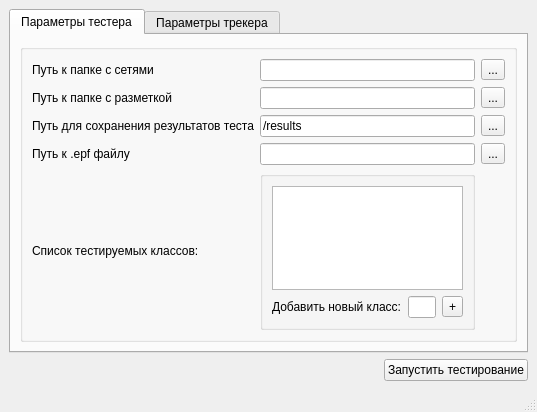
<?xml version="1.0" encoding="UTF-8"?>
<ui version="4.0">
 <class>MainWindow</class>
 <widget class="QMainWindow" name="MainWindow">
  <property name="geometry">
   <rect>
    <x>0</x>
    <y>0</y>
    <width>537</width>
    <height>407</height>
   </rect>
  </property>
  <property name="minimumSize">
   <size>
    <width>0</width>
    <height>0</height>
   </size>
  </property>
  <property name="windowTitle">
   <string>MainWindow</string>
  </property>
  <widget class="QWidget" name="centralwidget">
   <layout class="QVBoxLayout" name="verticalLayout">
    <item>
     <widget class="QTabWidget" name="tabWidget">
      <property name="layoutDirection">
       <enum>Qt::LeftToRight</enum>
      </property>
      <property name="currentIndex">
       <number>0</number>
      </property>
      <widget class="QWidget" name="tab">
       <attribute name="title">
        <string>Параметры тестера</string>
       </attribute>
       <layout class="QVBoxLayout" name="verticalLayout_2">
        <item>
         <widget class="QGroupBox" name="groupBox">
          <property name="title">
           <string/>
          </property>
          <property name="checkable">
           <bool>false</bool>
          </property>
          <layout class="QGridLayout" name="gridLayout">
           <item row="3" column="2">
            <widget class="QToolButton" name="toolButton_select_path_to_epf_file">
             <property name="text">
              <string>...</string>
             </property>
            </widget>
           </item>
           <item row="3" column="1">
            <widget class="QLineEdit" name="lineEdit_path_to_epf_file">
             <property name="readOnly">
              <bool>true</bool>
             </property>
            </widget>
           </item>
           <item row="3" column="0">
            <widget class="QLabel" name="label_5">
             <property name="text">
              <string>Путь к .epf файлу</string>
             </property>
            </widget>
           </item>
           <item row="1" column="0">
            <widget class="QLabel" name="label_2">
             <property name="text">
              <string>Путь к папке с разметкой</string>
             </property>
            </widget>
           </item>
           <item row="1" column="1">
            <widget class="QLineEdit" name="lineEdit_to_markup_dir">
             <property name="readOnly">
              <bool>true</bool>
             </property>
            </widget>
           </item>
           <item row="0" column="0">
            <widget class="QLabel" name="label">
             <property name="text">
              <string>Путь к папке с сетями</string>
             </property>
            </widget>
           </item>
           <item row="1" column="2">
            <widget class="QToolButton" name="toolButton_select_markup_dir">
             <property name="text">
              <string>...</string>
             </property>
            </widget>
           </item>
           <item row="2" column="2">
            <widget class="QToolButton" name="toolButton_select_result_dir">
             <property name="text">
              <string>...</string>
             </property>
            </widget>
           </item>
           <item row="0" column="1">
            <widget class="QLineEdit" name="lineEdit_to_networks_dir">
             <property name="readOnly">
              <bool>true</bool>
             </property>
            </widget>
           </item>
           <item row="2" column="1">
            <widget class="QLineEdit" name="lineEdit_to_result_dir">
             <property name="text">
              <string>/results</string>
             </property>
             <property name="readOnly">
              <bool>true</bool>
             </property>
            </widget>
           </item>
           <item row="0" column="2">
            <widget class="QToolButton" name="toolButton_select_networks_dir">
             <property name="text">
              <string>...</string>
             </property>
            </widget>
           </item>
           <item row="2" column="0">
            <widget class="QLabel" name="label_3">
             <property name="text">
              <string>Путь для сохранения результатов теста</string>
             </property>
            </widget>
           </item>
           <item row="4" column="0">
            <widget class="QLabel" name="label_4">
             <property name="text">
              <string>Список тестируемых классов:</string>
             </property>
             <property name="buddy">
              <cstring>label_4</cstring>
             </property>
            </widget>
           </item>
           <item row="4" column="1">
            <widget class="QGroupBox" name="groupBox_list_testing_classes">
             <property name="title">
              <string/>
             </property>
             <layout class="QVBoxLayout" name="verticalLayout_5">
              <item>
               <widget class="QListWidget" name="listWidget_list_classes">
                <property name="selectionRectVisible">
                 <bool>false</bool>
                </property>
               </widget>
              </item>
              <item>
               <layout class="QHBoxLayout" name="horizontalLayout_4">
                <item>
                 <widget class="QLabel" name="label_12">
                  <property name="text">
                   <string>Добавить новый класс:</string>
                  </property>
                 </widget>
                </item>
                <item>
                 <widget class="QLineEdit" name="lineEdit_add_new_class"/>
                </item>
                <item>
                 <widget class="QToolButton" name="toolButton_add_class">
                  <property name="text">
                   <string>+</string>
                  </property>
                 </widget>
                </item>
               </layout>
              </item>
             </layout>
            </widget>
           </item>
          </layout>
         </widget>
        </item>
       </layout>
      </widget>
      <widget class="QWidget" name="tab_2">
       <attribute name="title">
        <string>Параметры трекера</string>
       </attribute>
       <layout class="QVBoxLayout" name="verticalLayout_6">
        <item>
         <widget class="QGroupBox" name="groupBox_2">
          <property name="title">
           <string>Параметры трекера</string>
          </property>
          <layout class="QVBoxLayout" name="verticalLayout_7">
           <item>
            <layout class="QGridLayout" name="gridLayout_3">
             <item row="0" column="1">
              <widget class="QLineEdit" name="lineEdit_path_to_siamese_neural_network">
               <property name="readOnly">
                <bool>true</bool>
               </property>
              </widget>
             </item>
             <item row="0" column="0">
              <widget class="QLabel" name="label_10">
               <property name="text">
                <string>Путь к сиамской нейронной сети</string>
               </property>
              </widget>
             </item>
             <item row="0" column="2">
              <widget class="QToolButton" name="toolButton_select_path_to_siamese_neural_network">
               <property name="text">
                <string>...</string>
               </property>
              </widget>
             </item>
            </layout>
           </item>
           <item>
            <layout class="QVBoxLayout" name="verticalLayout_8">
             <item>
              <widget class="QCheckBox" name="checkBox_hide_stationary_objects">
               <property name="text">
                <string>Скрывать неподвижные объекты</string>
               </property>
              </widget>
             </item>
             <item>
              <layout class="QGridLayout" name="gridLayout_4">
               <item row="0" column="0">
                <widget class="QLabel" name="label_7">
                 <property name="text">
                  <string>Чувствительность детектора неподвижных объектов</string>
                 </property>
                </widget>
               </item>
               <item row="0" column="1">
                <widget class="QLineEdit" name="lineEdit_sensitivity_detector_stationary_objects">
                 <property name="text">
                  <string>0.5</string>
                 </property>
                </widget>
               </item>
              </layout>
             </item>
            </layout>
           </item>
           <item>
            <layout class="QGridLayout" name="gridLayout_2">
             <item row="1" column="0">
              <widget class="QLabel" name="label_8">
               <property name="text">
                <string>Минимальное число сработок</string>
               </property>
              </widget>
             </item>
             <item row="1" column="1">
              <widget class="QLineEdit" name="lineEdit_minimum_number_of_earnings">
               <property name="text">
                <string>6</string>
               </property>
              </widget>
             </item>
             <item row="0" column="1">
              <widget class="QLineEdit" name="lineEdit_fps">
               <property name="text">
                <string>13</string>
               </property>
              </widget>
             </item>
             <item row="0" column="0">
              <widget class="QLabel" name="label_6">
               <property name="text">
                <string>Количество кадров трекера (FPS):</string>
               </property>
              </widget>
             </item>
             <item row="2" column="0">
              <widget class="QLabel" name="label_9">
               <property name="text">
                <string>Доверительный порог</string>
               </property>
              </widget>
             </item>
             <item row="2" column="1">
              <widget class="QLineEdit" name="lineEdit_confidence_threshold">
               <property name="text">
                <string>0.3</string>
               </property>
              </widget>
             </item>
            </layout>
           </item>
          </layout>
         </widget>
        </item>
        <item>
         <widget class="QGroupBox" name="groupBox_4">
          <property name="title">
           <string>Использование МОТ</string>
          </property>
          <layout class="QVBoxLayout" name="verticalLayout_9">
           <item>
            <widget class="QCheckBox" name="checkBox_use_MOT">
             <property name="text">
              <string>Использовать MOT вместо ViPER</string>
             </property>
            </widget>
           </item>
           <item>
            <layout class="QHBoxLayout" name="horizontalLayout_2">
             <item>
              <widget class="QLabel" name="label_11">
               <property name="enabled">
                <bool>true</bool>
               </property>
               <property name="text">
                <string>IOU порог</string>
               </property>
              </widget>
             </item>
             <item>
              <widget class="QLineEdit" name="lineEdit_IOU_threshold">
               <property name="enabled">
                <bool>true</bool>
               </property>
               <property name="text">
                <string>0.3</string>
               </property>
              </widget>
             </item>
            </layout>
           </item>
          </layout>
         </widget>
        </item>
       </layout>
      </widget>
     </widget>
    </item>
    <item>
     <layout class="QHBoxLayout" name="horizontalLayout">
      <item>
       <spacer name="horizontalSpacer">
        <property name="orientation">
         <enum>Qt::Horizontal</enum>
        </property>
        <property name="sizeHint" stdset="0">
         <size>
          <width>40</width>
          <height>20</height>
         </size>
        </property>
       </spacer>
      </item>
      <item>
       <widget class="QPushButton" name="pushButton_start_work">
        <property name="text">
         <string>Запустить тестирование</string>
        </property>
       </widget>
      </item>
     </layout>
    </item>
   </layout>
  </widget>
  <widget class="QMenuBar" name="menubar">
   <property name="geometry">
    <rect>
     <x>0</x>
     <y>0</y>
     <width>537</width>
     <height>21</height>
    </rect>
   </property>
  </widget>
  <widget class="QStatusBar" name="statusbar"/>
 </widget>
 <resources/>
 <connections/>
</ui>
